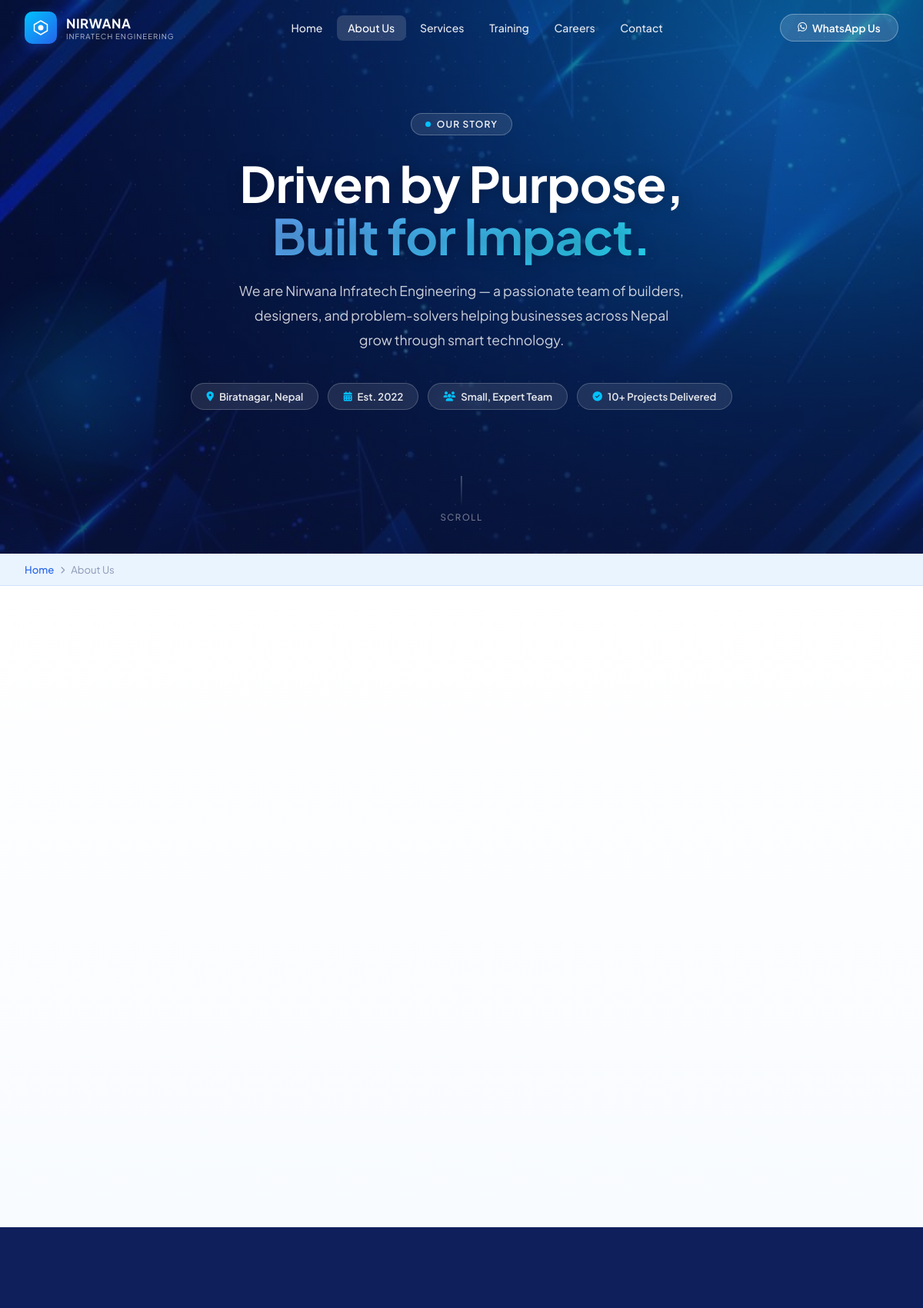
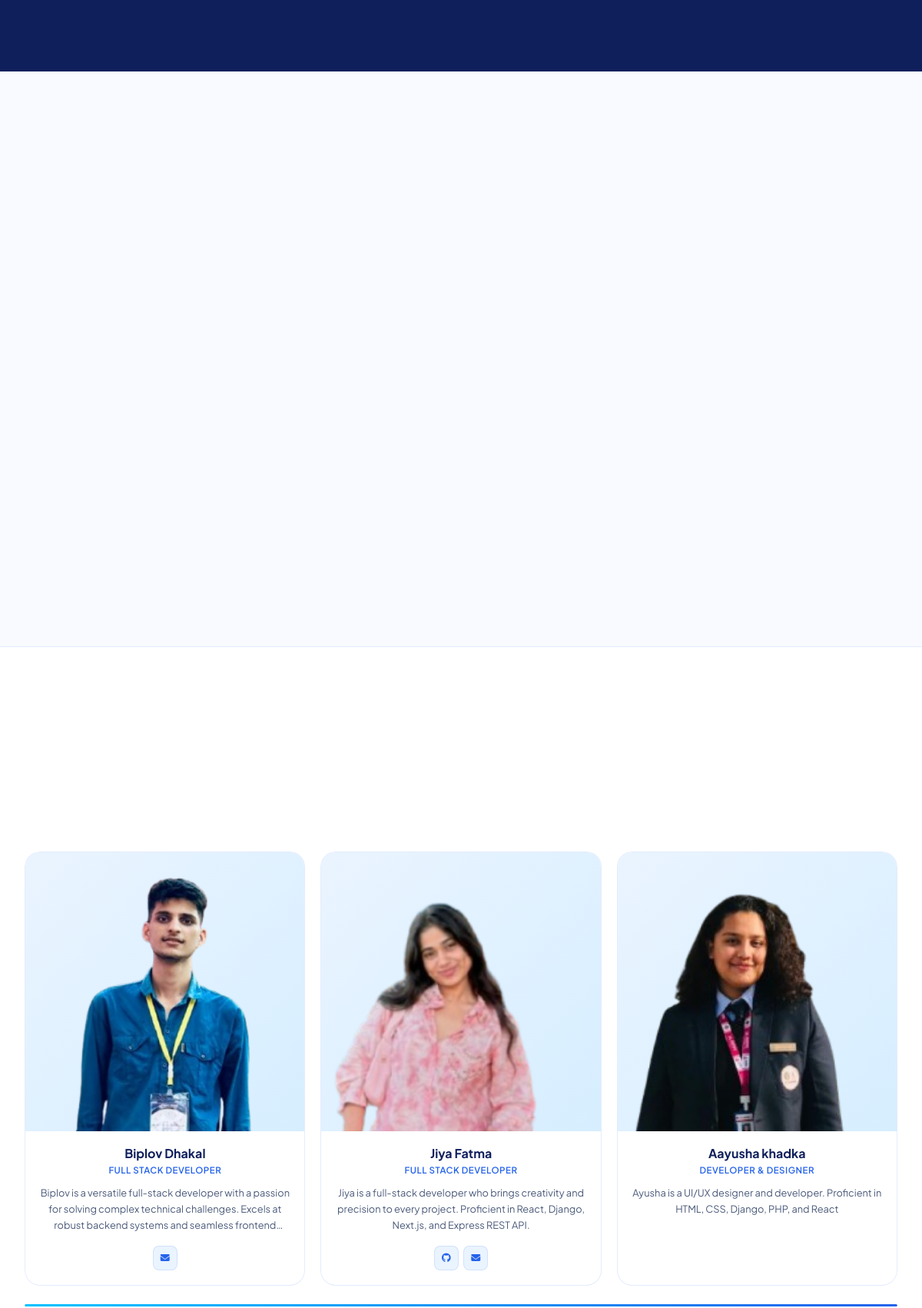
The page /about/ (upper part) on the database its author committed (2 pictures, top to bottom).
### app1/models.py (models this page shows, shortened)
class TeamMember(models.Model):
    name        = models.CharField(max_length=200)
    post        = models.CharField(max_length=200)
    description = models.TextField(blank=True)
    github      = models.URLField(blank=True)
    linkedin    = models.URLField(blank=True)
    email       = models.EmailField(blank=True)
    photo       = models.ImageField(upload_to='team/', blank=True, null=True)
    is_founder  = models.BooleanField(default=False)
    order       = models.PositiveIntegerField(default=0)
    is_active   = models.BooleanField(default=True)
    class Meta:
        ordering = ['order', 'name']
        verbose_name = 'Team Member'
        verbose_name_plural = 'Team Members'

### app1/views.py (the view)
# urls.py: path('about/',          views.about,            name='about'),
def about(request):
    members = TeamMember.objects.filter(is_active=True)
    return render(request, 'app1/about.html', {'team_members': members})

### app1/templates/app1/about.html (shortened to what this page needs)
<!DOCTYPE html>
{% load static %}
<html lang="en">
<head>
    <link href="https://cdnjs.cloudflare.com/ajax/libs/font-awesome/6.5.0/css/all.min.css" rel="stylesheet">
</head>
<body>
<nav class="navbar" id="navbar">
    <div class="nav-inner">
        <a href="{% url 'home' %}" class="nav-logo">
            <div class="logo-mark">
                <svg viewBox="0 0 22 22" fill="none"><path d="M11 2L19.5 7V15L11 20L2.5 15V7L11 2Z" stroke="white" stroke-width="1.5" stroke-linejoin="round"/><circle cx="11" cy="11" r="3.5" fill="white"/></svg>
            </div>
            <div class="logo-txt">
                <div class="brand">NIRWANA</div>
                <div class="sub">Infratech Engineering</div>
            </div>
        </a>
        <ul class="nav-menu">
            <li><a href="{% url 'home' %}">Home</a></li>
            <li><a href="{% url 'about' %}" class="active">About Us</a></li>
            <li><a href="{% url 'feature' %}">Services</a></li>
            <li><a href="{% url 'training' %}">Training</a></li>
            <li><a href="{% url 'careers' %}">Careers</a></li>
            <li><a href="{% url 'contact' %}">Contact</a></li>
        </ul>
        <a href="https://wa.me/9779764464394" class="nav-cta" target="_blank" rel="noopener">
            <i class="fab fa-whatsapp"></i> WhatsApp Us
        </a>
    </div>
</nav>
<section class="page-hero">
    <img class="hero-bg-img" src="{% static 'app1/img/aboutheader.jpg' %}" alt="Nirwana Infratech Team" onerror="this.style.display='none'">
    <div class="hero-overlay"></div>
    <div class="hero-content">
        <div class="page-badge"><span class="badge-pulse"></span> Our Story</div>
        <h1 class="hero-title">Driven by Purpose,<br><span class="accent">Built for Impact.</span></h1>
        <p class="hero-desc">We are Nirwana Infratech Engineering — a passionate team of builders, designers, and problem-solvers helping businesses across Nepal grow through smart technology.</p>
        <div class="hero-chips">
            <div class="hero-chip"><i class="fas fa-map-marker-alt"></i> Biratnagar, Nepal</div>
            <div class="hero-chip"><i class="fas fa-calendar-alt"></i> Est. 2022</div>
            <div class="hero-chip"><i class="fas fa-users"></i> Small, Expert Team</div>
            <div class="hero-chip"><i class="fas fa-check-circle"></i> 10+ Projects Delivered</div>
        </div>
    </div>
    <div class="hero-scroll"><div class="scroll-line"></div><span>Scroll</span></div>
</section>
<div class="breadcrumb-bar">
    <div class="breadcrumb-inner">
        <a href="{% url 'home' %}">Home</a>
        <span class="sep"><i class="fas fa-chevron-right"></i></span>
        <span>About Us</span>
    </div>
</div>
<section class="section story-section">
    <div class="section-inner">
        <div class="story-grid">
        </div>
    </div>
</section>
<div class="stats-bar">
    <div class="stats-inner">
    </div>
</div>
<section class="section sec-bg2">
    <div class="section-inner">
        <div class="mvv-grid">
        </div>
    </div>
</section>
<section class="team-section">
    <div class="team-inner">
        <div class="carousel-viewport" id="carouselViewport">
            <div class="carousel-track" id="carouselTrack">
                {% for member in team_members %}
                <div class="team-card">
                    <div class="team-img">
                        {% if member.photo %}
                        <img src="{{ member.photo.url }}" alt="{{ member.name }}" onerror="this.style.display='none';this.nextElementSibling.style.display='flex'">
                        {% else %}
                        <div class="team-img-placeholder"><i class="fas fa-user"></i></div>
                        {% endif %}
                    </div>
                    <div class="team-body">
                        <div class="team-name">{{ member.name }}</div>
                        <div class="team-role">{{ member.post }}</div>
                        <div class="team-bio">{{ member.description }}</div>
                        <div class="team-socials">
                            {% if member.github %}<a href="{{ member.github }}" class="tsoc" target="_blank" rel="noopener"><i class="fab fa-github"></i></a>{% endif %}
                            {% if member.email %}<a href="mailto:{{ member.email }}" class="tsoc"><i class="fas fa-envelope"></i></a>{% endif %}
                        </div>
                    </div>
                </div>
                {% empty %}
                <div style="padding:2rem;color:var(--text-mid)">No team members found.</div>
                {% endfor %}
            </div>
        </div>
        <div class="carousel-progress-wrap">
            <div class="carousel-progress-bar" id="progressBar"></div>
        </div>
    </div>
</section>
</body>
</html>

### rows shown on the page
TeamMember: photo (picture), name "Biplov Dhakal", post "FULL STACK DEVELOPER", description "Biplov is a versatile full-stack developer with a passion for solving complex technical challenges. Excels at robust backend systems and seamless…"
TeamMember: photo (picture), name "Jiya Fatma", post "FULL STACK DEVELOPER", description "Jiya is a full-stack developer who brings creativity and precision to every project. Proficient in React, Django, Next.js, and Express REST API."
TeamMember: photo (picture), name "Aayusha khadka", post "DEVELOPER & DESIGNER", description "Ayusha is a UI/UX designer and developer. Proficient in HTML, CSS, Django, PHP, and React"
